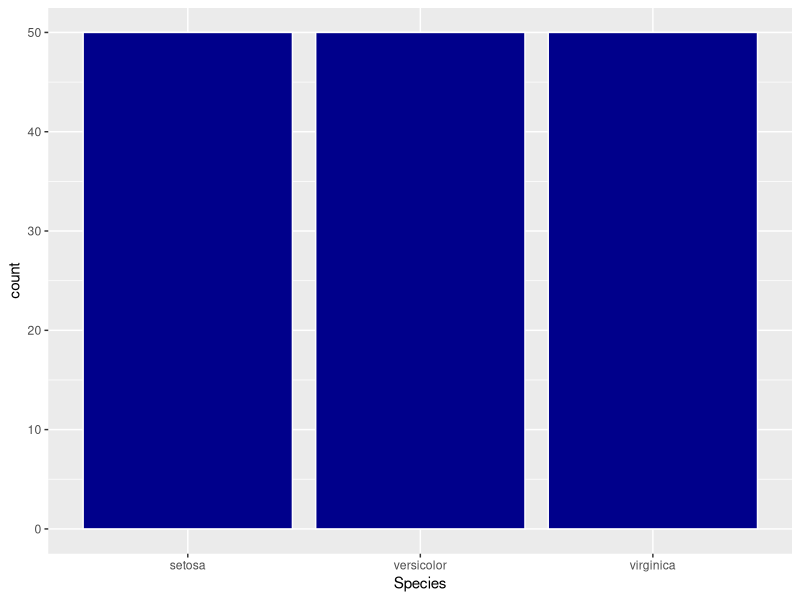
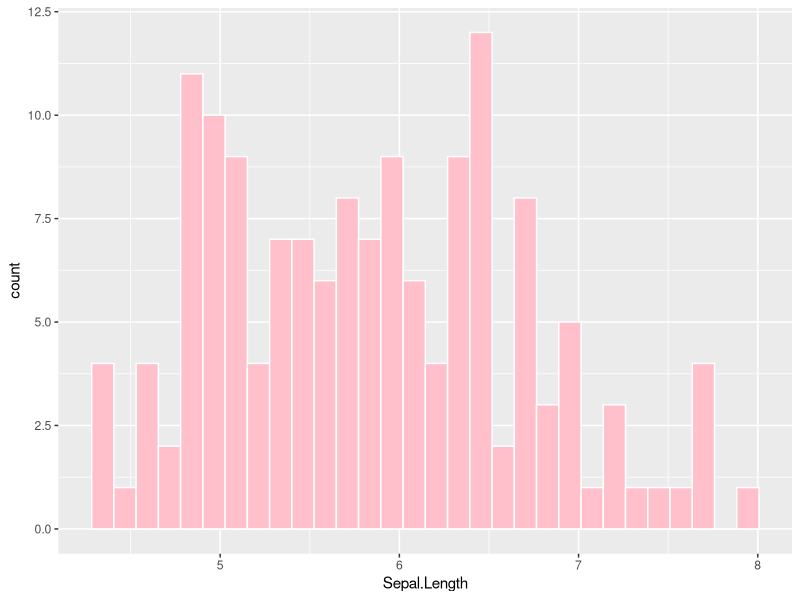
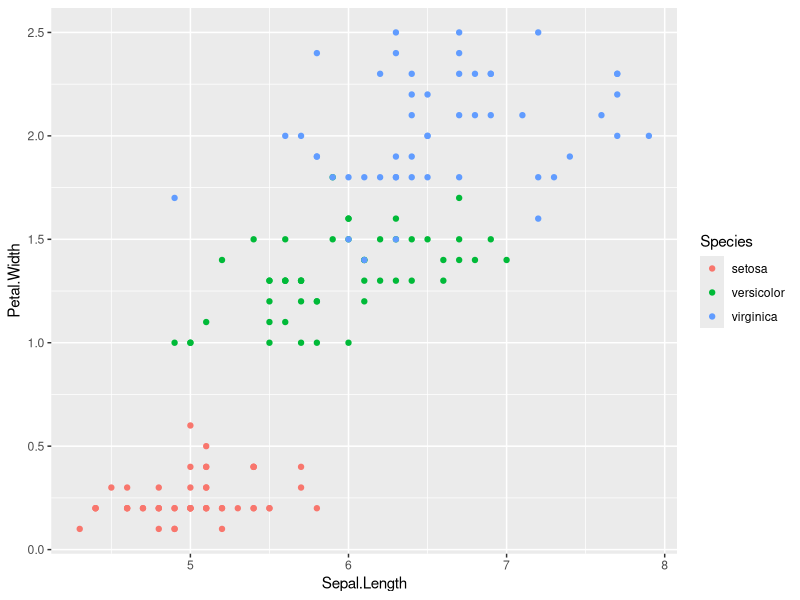
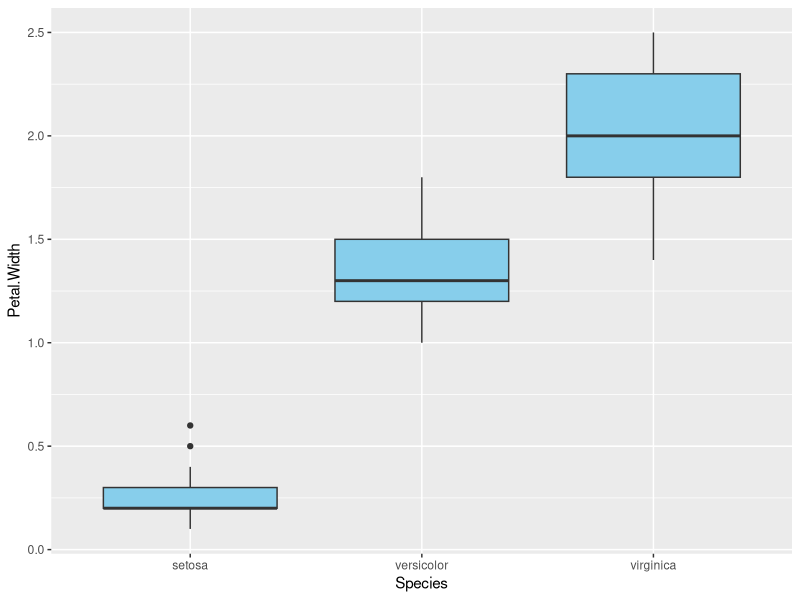
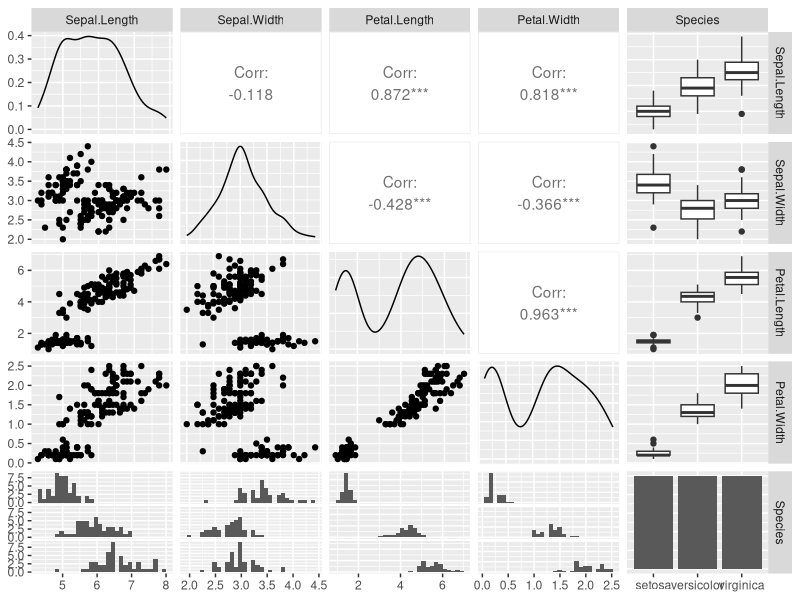

These charts were generated, in order, by the following R code:
## ---- chunk 1
library(ggplot2)
ggplot(iris, aes(x = Species)) + geom_bar(fill = "dark blue", colour = "white")
## ---- chunk 2
ggplot(iris, aes(x = Sepal.Length)) + geom_histogram(fill = "pink", colour = "white")
## ---- chunk 3
ggplot(iris, aes(x = Sepal.Length, y = Petal.Width, color = Species)) + geom_point()
## ---- chunk 4
ggplot(iris, aes(x = Species, y = Petal.Width)) + geom_boxplot(fill = "sky blue")
## ---- chunk 5
library(ggplot2)
library(GGally)
library(scales)
library(memisc)
ggpairs(iris)
